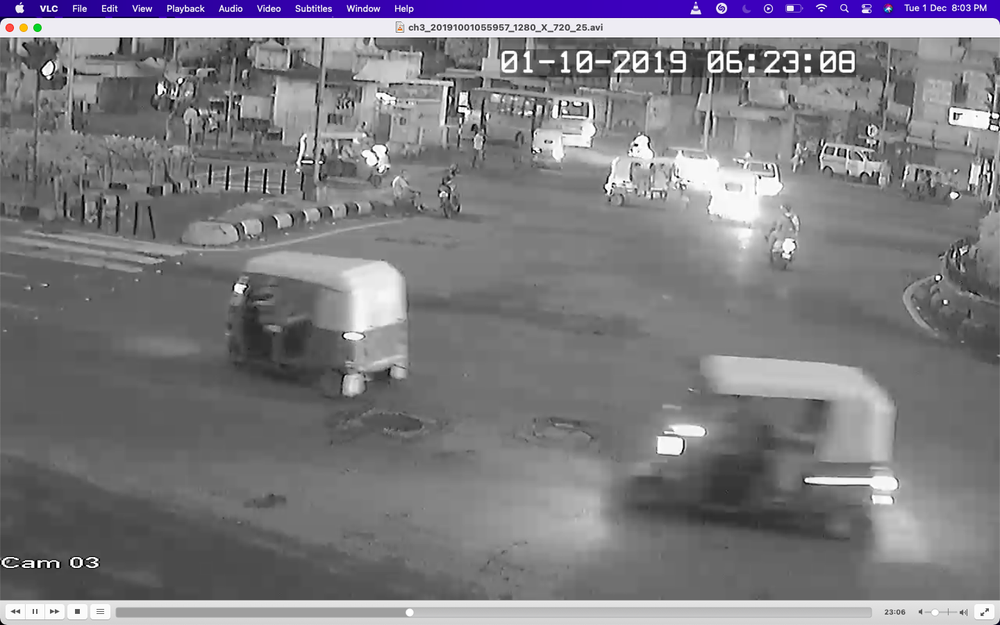
#> input picture Experimental_Observations/Traffic_LOV/1.png, 1000 x 625 px, shrunk from 1440 x 900 before the run
$ python -i Night_Time_Hard_Coded_Image_Enhancer.py   (imports and definitions only)
#> lines starting #> are read from the running program, lines starting #| are printed output that depends on the picture
# -*- coding: utf-8 -*-
"""Untitled1.ipynb

Automatically generated by Colaboratory.

Original file is located at
    https://colab.research.google.com/drive/1vLeih7RQBiMh7ZsDBb5suvaDrJVnlnRq
"""

# Commented out IPython magic to ensure Python compatibility.
# This script was contributed by Lov

import numpy as np
import cv2 as cv
# %matplotlib inline
from matplotlib import pyplot as plt

def Night_time_img_enhancer_hard_coded(img_path) :
#> called with img_path = '1.png'
	import numpy as np
	import cv2 as cv
	# %matplotlib inline
	from matplotlib import pyplot as plt


	img = cv.imread(img_path,0)
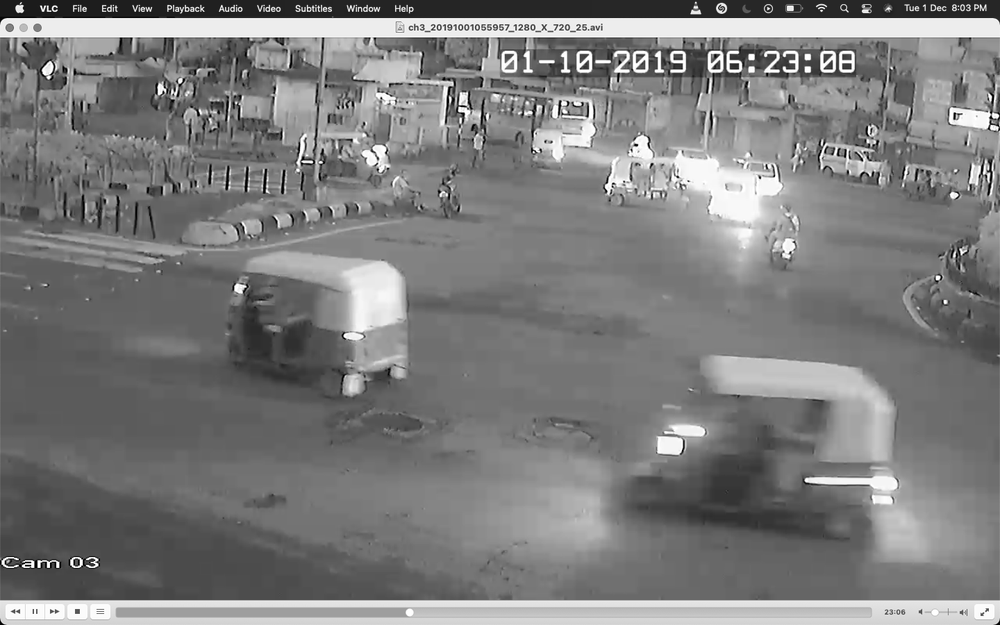
#> img: shape (625, 1000); min 0, max 255, mean 124.8

	equ = cv.equalizeHist(img)
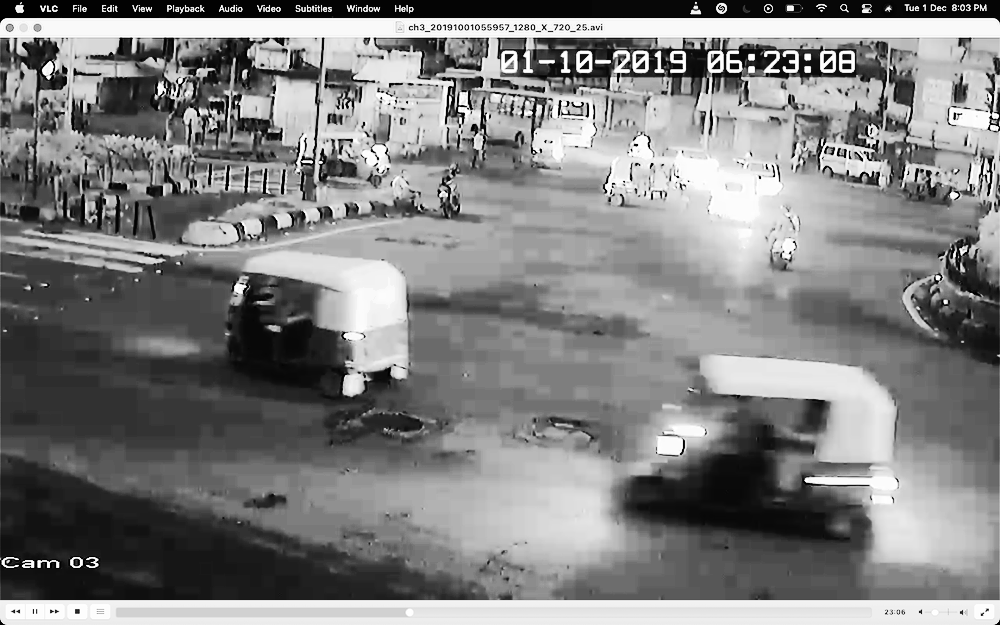
#> equ: shape (625, 1000); min 0, max 255, mean 128.5
	res = np.hstack((img,equ))
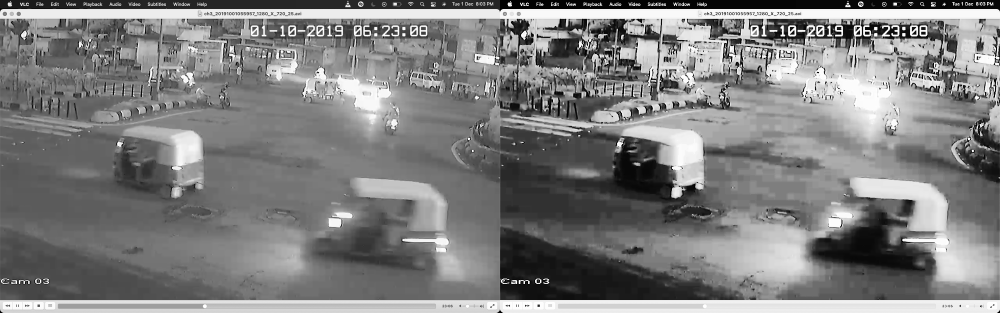
#> res: shape (625, 2000) (shown at 1/2 size); min 0, max 255, mean 126.7
	cv.imwrite('res.png',res)
	img1 = cv.imread('res.png',0)
	print(type(img1))
#| <class 'numpy.ndarray'>
	# plt.imshow(img1)
	# plt.show()

	######

	# Commented out IPython magic to ensure Python compatibility.
	histr = cv.calcHist([img],[0],None,[256],[0,256])
#> histr = 256 values, max 11724 at index 237, min 43 at index 5, mean 2441.4
	hist1 = cv.calcHist([img1],[0],None,[256],[0,256])
#> hist1 = 256 values, max 20225 at index 121, min 61 at index 6, mean 4882.8


	# [8 lines of commented-out code are left out]

	clahe = cv.createCLAHE(clipLimit=2.0, tileGridSize=(8,8))
	cl1 = clahe.apply(img)
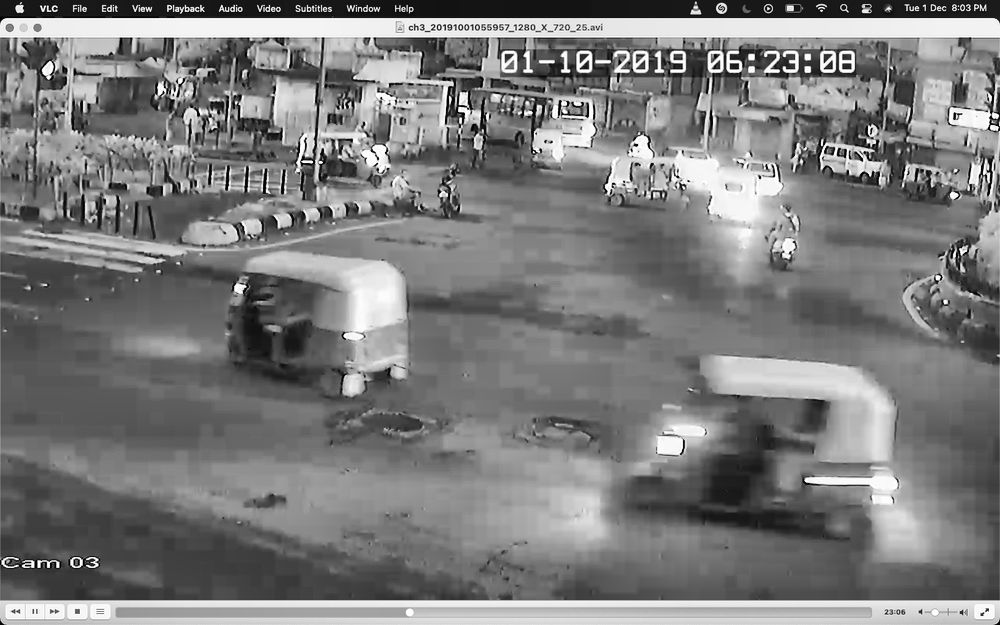
#> cl1: shape (625, 1000); min 0, max 255, mean 123.5

	cv.imwrite('clahe_2.jpg',cl1)
	img1= cv.imread('clahe_2.jpg',0)
#> img1: shape (625, 1000); min 0, max 255, mean 123.5

	#######

	hist1 = cv.calcHist([img1],[0],None,[256],[0,256])
#> hist1 = 256 values, max 6615 at index 88, min 162 at index 9, mean 2441.4
	# plt.plot(hist1)
	# plt.show()

	######

	import numpy as np
	import cv2 as cv
	# %matplotlib inline
	from matplotlib import pyplot as plt


	mg = cv.imread('2_1.jpg',0)

	equ = cv.equalizeHist(img)
	res = np.hstack((img,equ))
	cv.imwrite('res.png',res)
	img1 = cv.imread('res.png',0)
	print(type(img1))
#| <class 'numpy.ndarray'>
	# plt.imshow(img1)
	# plt.show()


	histr = cv.calcHist([img],[0],None,[256],[0,256])
	hist1 = cv.calcHist([img1],[0],None,[256],[0,256])
#> hist1 = 256 values, max 20225 at index 121, min 61 at index 6, mean 4882.8


	# [4 lines of commented-out code are left out]


	clahe = cv.createCLAHE(clipLimit=2.0, tileGridSize=(8,8))
	cl1 = clahe.apply(img)

	cv.imwrite('clahe_2.jpg',cl1)
	img1= cv.imread('clahe_2.jpg',0)


	hist1 = cv.calcHist([img1],[0],None,[256],[0,256])
#> hist1 = 256 values, max 6615 at index 88, min 162 at index 9, mean 2441.4
	# plt.plot(hist1)
	# plt.show()

	#############

	comparison = cv.imread("res.png")
#> comparison: shape (625, 2000, 3); min 0, max 255, mean 126.7

	try :
	  from google.colab.patches import cv2_imshow
	  cv2_imshow(comparison)
	except:
	  cv.imshow(comparison)

img_path = ["1.png","2.png","3.png","4.png","5.png","6.png","7.png",]
# [1 line not run here, left out]

>>> result = Night_time_img_enhancer_hard_coded('1.png')

$ run again, on Experimental_Observations/Traffic_LOV/7.png
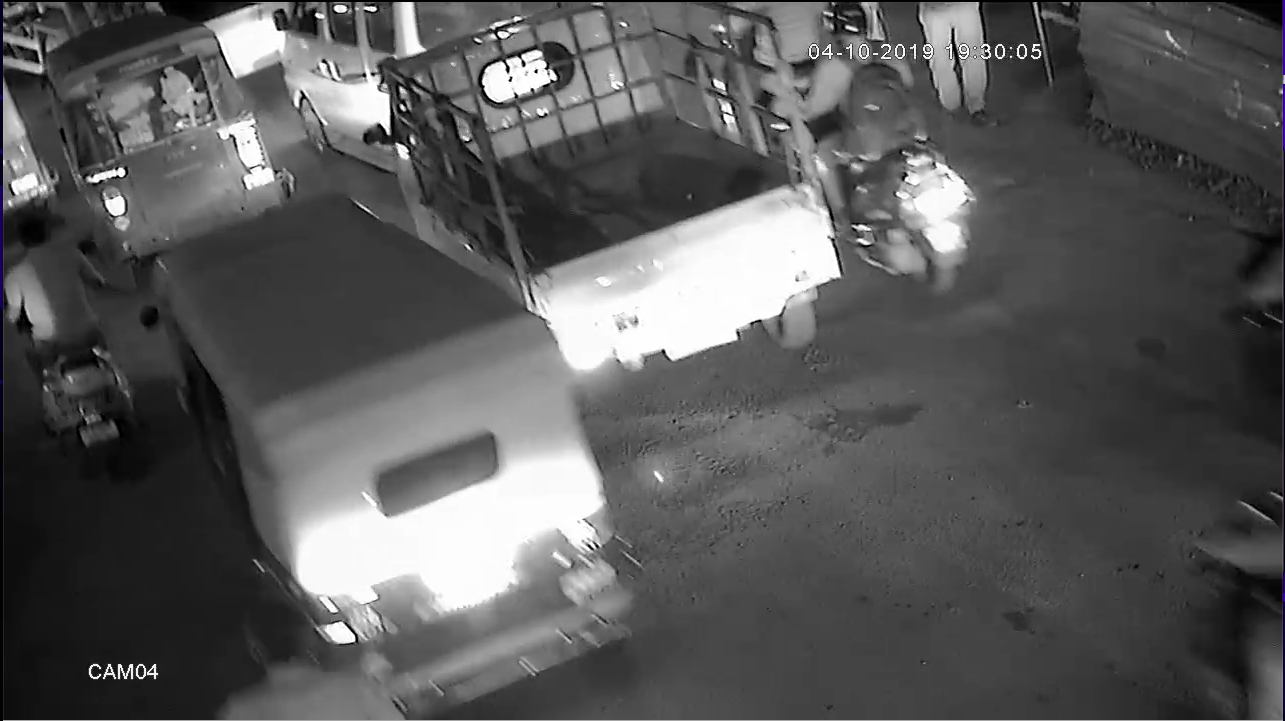
#> input picture Experimental_Observations/Traffic_LOV/7.png, 1285 x 721 px
#> in Night_time_img_enhancer_hard_coded, `res = np.hstack((img,equ))`:
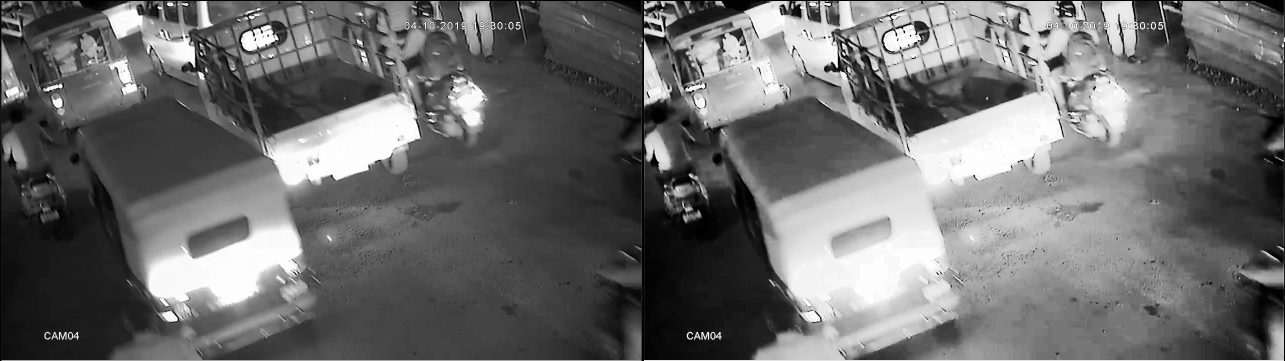
#> res: shape (721, 2570) (shown at 1/2 size); min 0, max 255, mean 108.6
#| <class 'numpy.ndarray'>
#> histr = 256 values, max 22106 at index 68, min 0 at index 124, mean 3619.1
#> in Night_time_img_enhancer_hard_coded, `hist1 = cv.calcHist([img1],[0],None,[256],[0,256])`: hist1 = 256 values, max 33046 at index 68, min 0 at index 124, mean 7238.2
#> in Night_time_img_enhancer_hard_coded, `cl1 = clahe.apply(img)`:
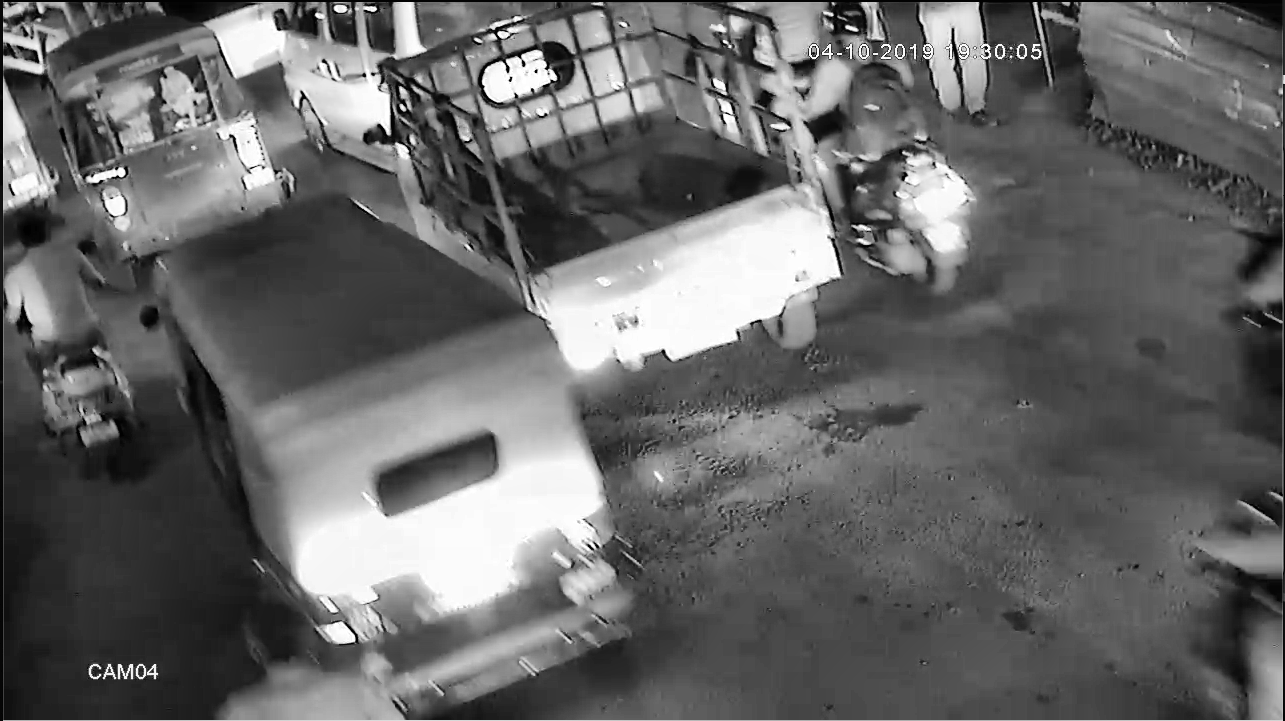
#> cl1: shape (721, 1285); min 0, max 255, mean 102.2
#> in Night_time_img_enhancer_hard_coded, `hist1 = cv.calcHist([img1],[0],None,[256],[0,256])`: hist1 = 256 values, max 12986 at index 75, min 562 at index 0, mean 3619.1
#| <class 'numpy.ndarray'>
#> in Night_time_img_enhancer_hard_coded, `hist1 = cv.calcHist([img1],[0],None,[256],[0,256])`: hist1 = 256 values, max 33046 at index 68, min 0 at index 124, mean 7238.2
#> in Night_time_img_enhancer_hard_coded, `hist1 = cv.calcHist([img1],[0],None,[256],[0,256])`: hist1 = 256 values, max 12986 at index 75, min 562 at index 0, mean 3619.1

$ run again, on Experimental_Observations/glare_reduction(lov_archit)/day_sample1.jpg
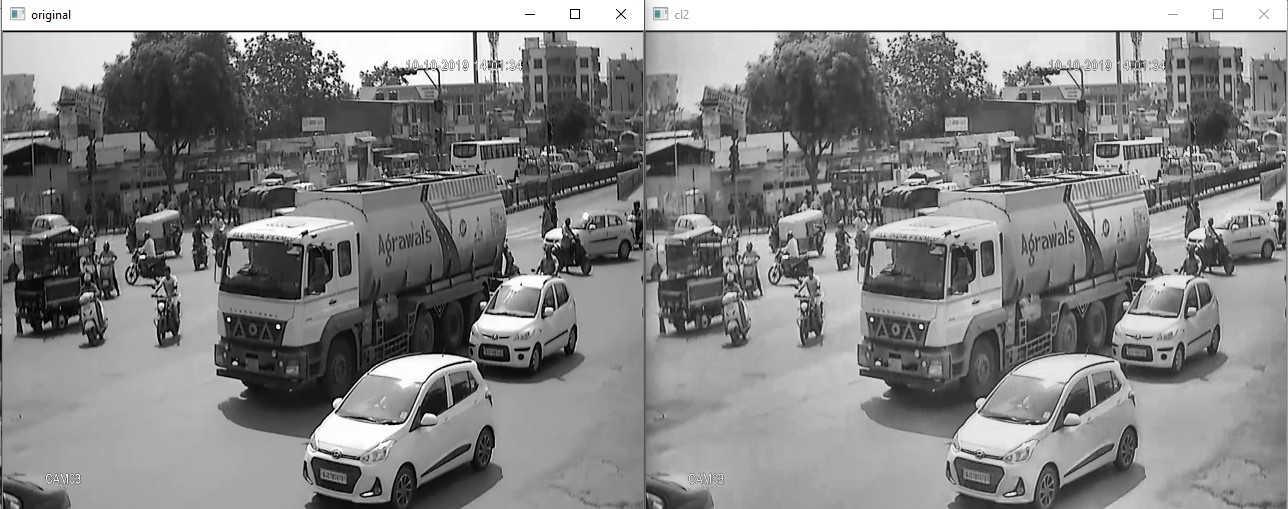
#> input picture Experimental_Observations/glare_reduction(lov_archit)/day_sample1.jpg, 1288 x 509 px
#> in Night_time_img_enhancer_hard_coded, `res = np.hstack((img,equ))`:
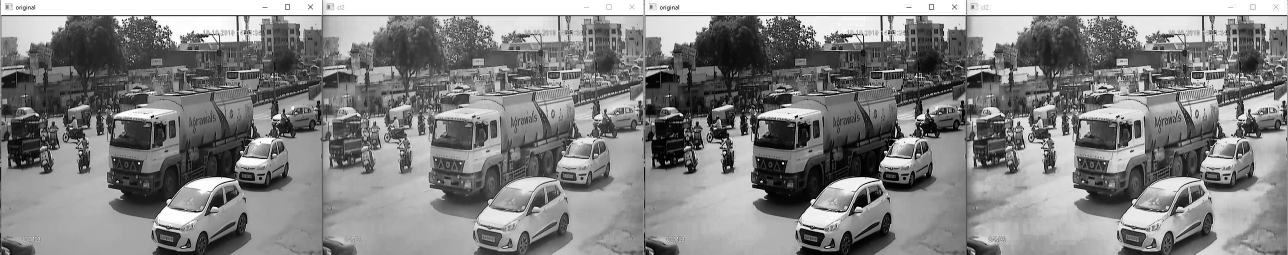
#> res: shape (509, 2576) (shown at 1/2 size); min 0, max 255, mean 130.2
#| <class 'numpy.ndarray'>
#> histr = 256 values, max 35487 at index 255, min 260 at index 2, mean 2560.9
#> in Night_time_img_enhancer_hard_coded, `hist1 = cv.calcHist([img1],[0],None,[256],[0,256])`: hist1 = 256 values, max 70974 at index 255, min 346 at index 242, mean 5121.8
#> in Night_time_img_enhancer_hard_coded, `cl1 = clahe.apply(img)`:
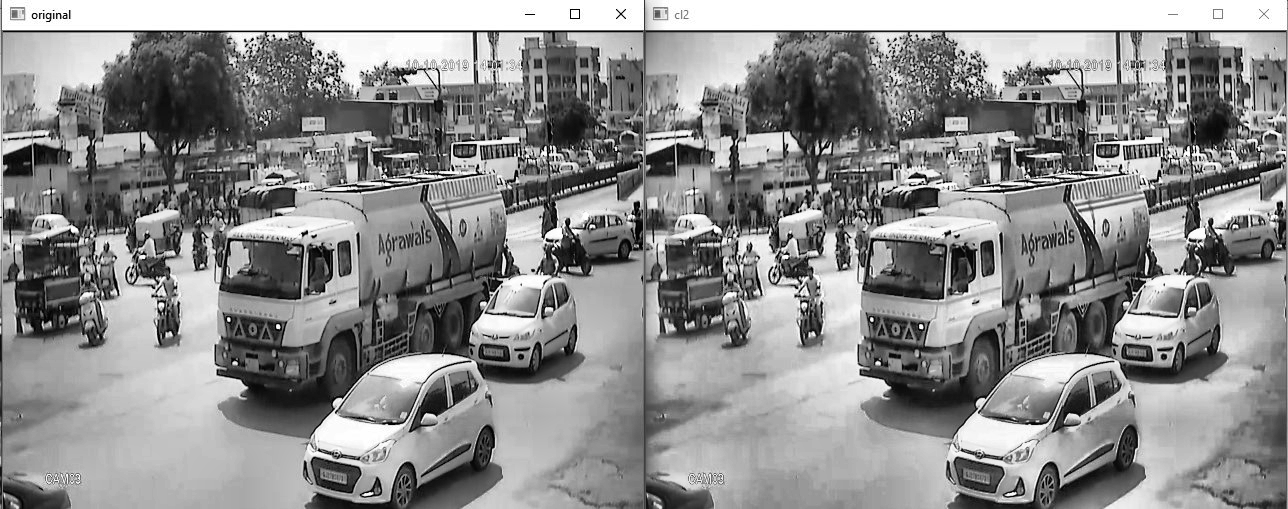
#> cl1: shape (509, 1288); min 0, max 255, mean 141
#> in Night_time_img_enhancer_hard_coded, `hist1 = cv.calcHist([img1],[0],None,[256],[0,256])`: hist1 = 256 values, max 34602 at index 255, min 542 at index 1, mean 2560.9
#| <class 'numpy.ndarray'>
#> in Night_time_img_enhancer_hard_coded, `hist1 = cv.calcHist([img1],[0],None,[256],[0,256])`: hist1 = 256 values, max 70974 at index 255, min 346 at index 242, mean 5121.8
#> in Night_time_img_enhancer_hard_coded, `hist1 = cv.calcHist([img1],[0],None,[256],[0,256])`: hist1 = 256 values, max 34602 at index 255, min 542 at index 1, mean 2560.9
